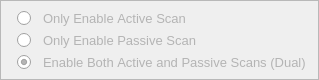
            <widget class="QFrame" name="frame_15">
             <property name="minimumSize">
              <size>
               <width>0</width>
               <height>0</height>
              </size>
             </property>
             <property name="maximumSize">
              <size>
               <width>16777215</width>
               <height>80</height>
              </size>
             </property>
             <property name="font">
              <font/>
             </property>
             <property name="styleSheet">
              <string notr="true"/>
             </property>
             <property name="frameShape">
              <enum>QFrame::StyledPanel</enum>
             </property>
             <property name="frameShadow">
              <enum>QFrame::Raised</enum>
             </property>
             <layout class="QVBoxLayout" name="verticalLayout_13">
              <property name="spacing">
               <number>0</number>
              </property>
              <property name="leftMargin">
               <number>16</number>
              </property>
              <property name="topMargin">
               <number>6</number>
              </property>
              <property name="bottomMargin">
               <number>6</number>
              </property>
              <item>
               <widget class="QRadioButton" name="radio_primary">
                <property name="sizePolicy">
                 <sizepolicy hsizetype="Minimum" vsizetype="Preferred">
                  <horstretch>0</horstretch>
                  <verstretch>0</verstretch>
                 </sizepolicy>
                </property>
                <property name="font">
                 <font>
                  <pointsize>10</pointsize>
                  <bold>false</bold>
                  <stylestrategy>PreferAntialias</stylestrategy>
                  <kerning>false</kerning>
                 </font>
                </property>
                <property name="toolTip">
                 <string>Enable Active/Primary scans only, disabling Passive/Secondary scans.</string>
                </property>
                <property name="styleSheet">
                 <string notr="true">QRadioButton{
border: none;
background: opacity 100%;
color: rgb(180, 180, 180);
spacing: 12px;
}

QRadioButton::indicator:unchecked{
image: url(:/tertiary_ui_elems/ui_elements/media/settings_radio_off.ico);
}

QRadioButton::indicator:checked{
image: url(:/tertiary_ui_elems/ui_elements/media/settings_radio_on.ico);
}

QRadioButton::indicator:unchecked:hover{
image: url(:/tertiary_ui_elems/ui_elements/media/settings_radio_hover.ico);
}


</string>
                </property>
                <property name="text">
                 <string>Only Enable Active Scan</string>
                </property>
                <property name="checked">
                 <bool>false</bool>
                </property>
                <property name="autoRepeat">
                 <bool>false</bool>
                </property>
               </widget>
              </item>
              <item>
               <widget class="QRadioButton" name="radio_secondary">
                <property name="sizePolicy">
                 <sizepolicy hsizetype="Minimum" vsizetype="Preferred">
                  <horstretch>0</horstretch>
                  <verstretch>0</verstretch>
                 </sizepolicy>
                </property>
                <property name="font">
                 <font>
                  <pointsize>10</pointsize>
                  <bold>false</bold>
                  <stylestrategy>PreferAntialias</stylestrategy>
                  <kerning>false</kerning>
                 </font>
                </property>
                <property name="toolTip">
                 <string>Enable Passive/Seconday scans only, disabling Active/Primary scans.</string>
                </property>
                <property name="styleSheet">
                 <string notr="true">QRadioButton{
border: none;
background: opacity 100%;
color: rgb(180, 180, 180);
spacing: 12px;
}

QRadioButton::indicator:unchecked{
image: url(:/tertiary_ui_elems/ui_elements/media/settings_radio_off.ico);
}

QRadioButton::indicator:checked{
image: url(:/tertiary_ui_elems/ui_elements/media/settings_radio_on.ico);
}

QRadioButton::indicator:unchecked:hover{
image: url(:/tertiary_ui_elems/ui_elements/media/settings_radio_hover.ico);
}


</string>
                </property>
                <property name="text">
                 <string>Only Enable Passive Scan</string>
                </property>
               </widget>
              </item>
              <item>
               <widget class="QRadioButton" name="radio_both">
                <property name="sizePolicy">
                 <sizepolicy hsizetype="Minimum" vsizetype="Preferred">
                  <horstretch>0</horstretch>
                  <verstretch>0</verstretch>
                 </sizepolicy>
                </property>
                <property name="font">
                 <font>
                  <pointsize>10</pointsize>
                  <bold>false</bold>
                  <stylestrategy>PreferAntialias</stylestrategy>
                  <kerning>false</kerning>
                 </font>
                </property>
                <property name="toolTip">
                 <string>Enable both Active and Passive scans that can be used in different situations.</string>
                </property>
                <property name="styleSheet">
                 <string notr="true">QRadioButton{
border: none;
background: opacity 100%;
color: rgb(180, 180, 180);
spacing: 12px;
}

QRadioButton::indicator:unchecked{
image: url(:/tertiary_ui_elems/ui_elements/media/settings_radio_off.ico);
}

QRadioButton::indicator:checked{
image: url(:/tertiary_ui_elems/ui_elements/media/settings_radio_on.ico);
}

QRadioButton::indicator:unchecked:hover{
image: url(:/tertiary_ui_elems/ui_elements/media/settings_radio_hover.ico);
}


</string>
                </property>
                <property name="text">
                 <string>Enable Both Active and Passive Scans (Dual)</string>
                </property>
                <property name="checked">
                 <bool>true</bool>
                </property>
               </widget>
              </item>
             </layout>
            </widget>
